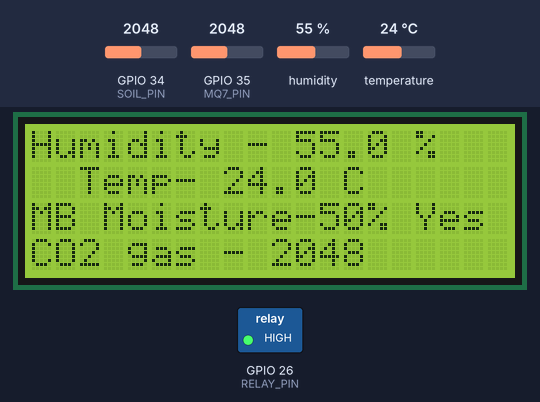
A sketch run on a simulated ESP32. On the bench: 20×4 character LCD, switched loads named in the sketch (green lamp = pin HIGH). The test bench sets the inputs (shaded band); at power-on: GPIO 34 (SOIL_PIN) = 2048, humidity 55 %, GPIO 35 (MQ7_PIN) = 2048, temperature 24 °C. WiFi joins after 1.5 s; servers stay silent unless stated; what the sketch prints to the serial monitor is not drawn.

Above: at 3.5 s.
3.6 s: GPIO 34 (SOIL_PIN) set to 3269
At 4.6 s:
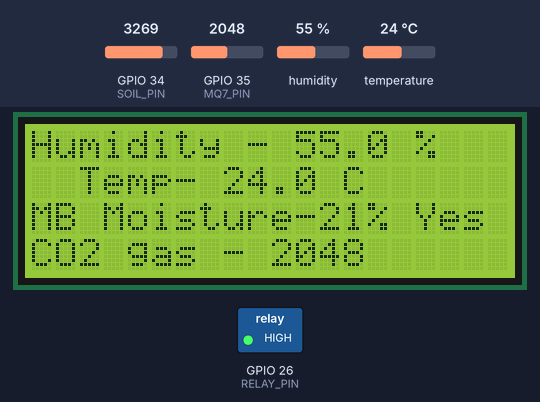
5.4 s: GPIO 34 (SOIL_PIN) set to 3348
At 6.3 s:
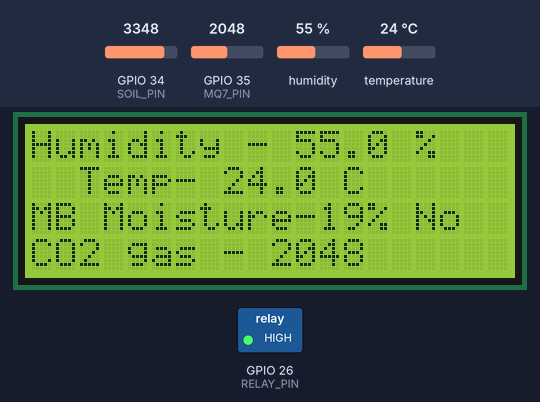
7.4 s: humidity set to 22 %
At 9.8 s:
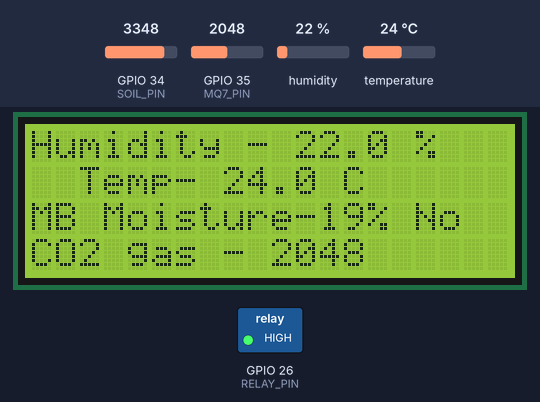
10.4 s: GPIO 35 (MQ7_PIN) set to 1960
At 12.1 s:
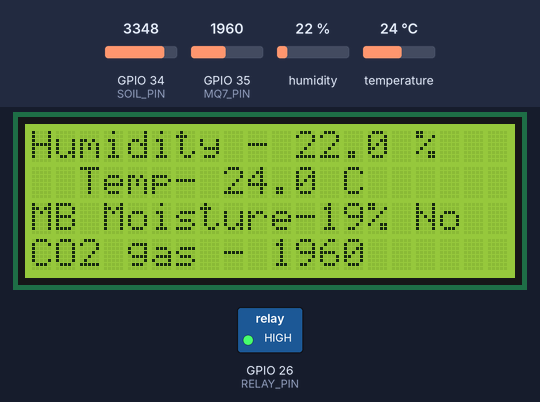
12.4 s: temperature set to 12 °C
At 15.6 s:
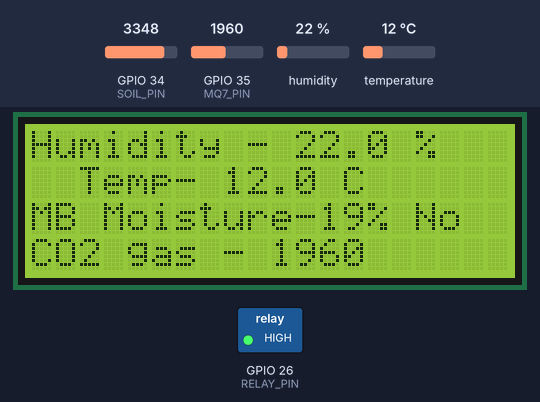
16.4 s: GPIO 35 (MQ7_PIN) set to 2040
At 18.2 s:
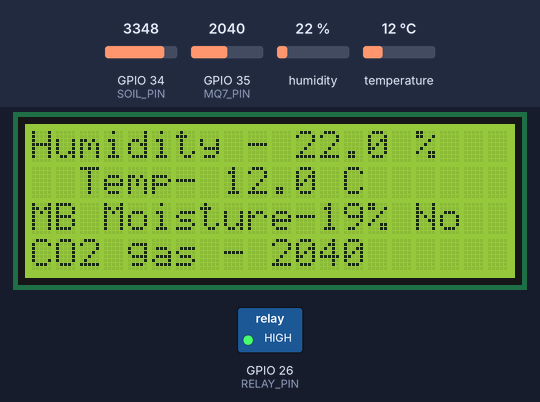
Timing chart, 0 to 19.4 s (numbered marks = the images above; inputs shaded):
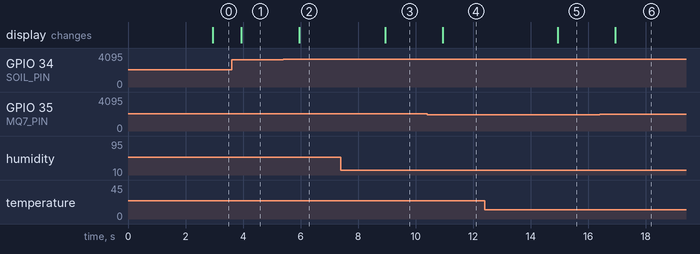

The sketch:

Final_code_with_Blynk.ino
```cpp
// ===== Blynk IoT IDs (MUST be before Blynk includes) =====
#define BLYNK_TEMPLATE_ID   "TMPL64K5Scwnn"
#define BLYNK_TEMPLATE_NAME "ESP32 Env Fan"
#define BLYNK_AUTH_TOKEN    "P0sW8mwevXRpzBFsg2J7-8FC91MqFqoo"
// Optional: see Blynk logs on Serial Monitor
//#define BLYNK_PRINT Serial

#include <WiFi.h>
#include <BlynkSimpleEsp32.h>

#include <Wire.h>
#include <LiquidCrystal_I2C.h>
#include "DHT.h"

// ===== WiFi =====
const char* WIFI_SSID = "UIU-STUDENT";
const char* WIFI_PASS = "12345678";

// ===== LCD (I2C, 20x4) =====
LiquidCrystal_I2C lcd(0x27, 20, 4);  // Use 0x3F if needed

// ===== DHT22 =====
#define DHTPIN 4
#define DHTTYPE DHT22
DHT dht(DHTPIN, DHTTYPE);

// ===== Pins =====
const int SOIL_PIN  = 34;  // Soil moisture analog (ADC1, safe)
const int MQ7_PIN   = 35;  // MQ-7 analog (ADC1)
const int RELAY_PIN = 26;  // Relay (fan)

// ===== Relay active level =====
const bool RELAY_ACTIVE_LOW = true;  // true for LOW-level trigger relays

// ===== Thresholds (tune as needed) =====
const int GAS_THRESHOLD       = 2000; // MQ-7 raw threshold (0..4095)
const int SOIL_WATER_PERCENT  = 20;   // >= this % means "in water"

// ===== Blynk Virtual Pins =====
#define VPIN_FAN_SWITCH  V1
#define VPIN_HUMIDITY    V5
#define VPIN_TEMPERATURE V6
#define VPIN_SOIL_PCT    V7
#define VPIN_MQ7_RAW     V8
#define VPIN_SOIL_WATER  V9   // optional
#define VPIN_GAS_FLAG    V10  // optional

BlynkTimer timer;
volatile bool fanOn = false;   // controlled by V1

// ---------------- Helpers ----------------
void setRelay(bool on) {
  if (RELAY_ACTIVE_LOW) {
    digitalWrite(RELAY_PIN, on ? LOW : HIGH);
  } else {
    digitalWrite(RELAY_PIN, on ? HIGH : LOW);
  }
  fanOn = on;
}

// Read sensors, update LCD, publish to Blynk
void readAndPublish() {
  // ---- Read sensors ----
  float h = dht.readHumidity();
  float t = dht.readTemperature(); // Celsius

  int soilRaw = analogRead(SOIL_PIN);           // 0..4095
  int soilPct = 100 - ((soilRaw * 100) / 4095); // 100% = wet, 0% = dry
  if (soilPct < 0) soilPct = 0;
  if (soilPct > 100) soilPct = 100;
  bool soilInWater = (soilPct >= SOIL_WATER_PERCENT);

  int gasRaw = analogRead(MQ7_PIN);             // MQ-7 raw value
  bool gasDetected = (gasRaw > GAS_THRESHOLD);

  // ---- LCD (same layout you used) ----
  lcd.setCursor(0, 0);
  lcd.print("Humidity - ");
  if (isnan(h)) { lcd.print("NotFound    "); }
  else { lcd.print(h, 1); lcd.print(" %    "); }

  lcd.setCursor(0, 1);
  lcd.print("  Temp- ");
  if (isnan(t)) { lcd.print("NotFound   "); }
  else { lcd.print(t, 1); lcd.print(" C    "); }

  lcd.setCursor(0, 2);
  lcd.print("MB Moisture-");
  if (soilPct < 10) lcd.print(" ");
  lcd.print(soilPct); lcd.print("% ");
  lcd.print(soilInWater ? "Yes " : "No  ");

  lcd.setCursor(0, 3);
  lcd.print("CO2 gas - ");      // MQ-7 is CO sensor, but keeping your label
  lcd.print(gasRaw);
  lcd.print("    ");

  // ---- Push to Blynk ----
  if (!isnan(h)) Blynk.virtualWrite(VPIN_HUMIDITY, h);
  if (!isnan(t)) Blynk.virtualWrite(VPIN_TEMPERATURE, t);
  Blynk.virtualWrite(VPIN_SOIL_PCT, soilPct);
  Blynk.virtualWrite(VPIN_MQ7_RAW, gasRaw);
  Blynk.virtualWrite(VPIN_SOIL_WATER, soilInWater ? 1 : 0);  // optional
  Blynk.virtualWrite(VPIN_GAS_FLAG,   gasDetected ? 1 : 0);  // optional
}

// -------------- Blynk Callbacks --------------
BLYNK_CONNECTED() {
  // Get last saved state of the fan switch
  Blynk.syncVirtual(VPIN_FAN_SWITCH);
}

BLYNK_WRITE(VPIN_FAN_SWITCH) {
  int v = param.asInt();          // 0 or 1
  setRelay(v == 1);
}

// ---------------- Arduino Setup/Loop ----------------
void setup() {
  Serial.begin(115200);

  // LCD + I2C
  Wire.begin(21, 22);
  lcd.init();
  lcd.backlight();

  // Sensors
  dht.begin();
  analogSetAttenuation(ADC_11db);
  pinMode(SOIL_PIN, INPUT);
  pinMode(MQ7_PIN, INPUT);

  // Relay
  pinMode(RELAY_PIN, OUTPUT);
  setRelay(false); // default OFF at boot

  // WiFi + Blynk (single call is enough)
  Blynk.begin(BLYNK_AUTH_TOKEN, WIFI_SSID, WIFI_PASS);

  // Periodic task: read & publish every 1s
  timer.setInterval(1000L, readAndPublish);

  Serial.println("Blynk + LCD + Sensors started.");
}

void loop() {
  Blynk.run();
  timer.run();
}
```

Measured:
- the behaviour switches between 3316 and 3317 on GPIO 34 (SOIL_PIN) (found by bisection; images 1 and 2)
- after the input at 3.6 s, the display: changes after 0.34 s (image 1)
- after the input at 5.4 s, the display: changes after 0.55 s (image 2)
- after the input at 7.4 s, the display: changes after 1.5 s (image 3)
- after the input at 10.4 s, the display: changes after 0.54 s (image 4)
- after the input at 12.4 s, the display: changes after 2.5 s (image 5)
- after the input at 16.4 s, the display: changes after 0.54 s (image 6)
